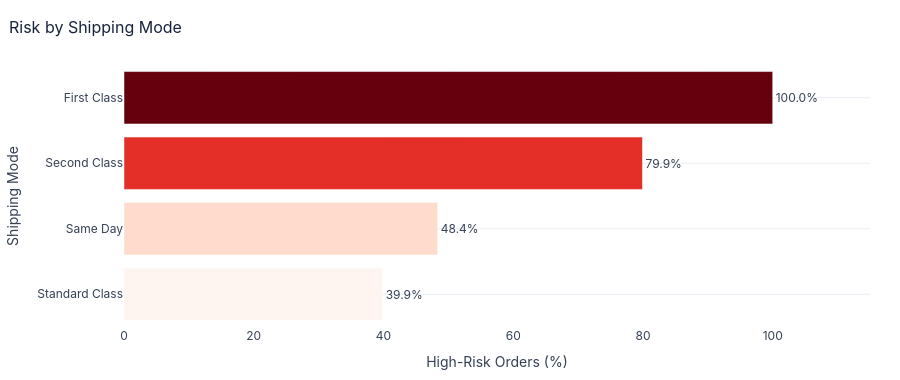

Source (notebook cell):
### Code cell
def risk_by(group_col):
    # High-risk order counts and rates for any grouping column
    t = (df.groupby(group_col)
           .agg(Total_Orders=("Order Id", "nunique"), High_Risk_Orders=("Is_Delayed", "sum"))
           .reset_index())
    t["High Risk Rate"] = t["High_Risk_Orders"] / t["Total_Orders"] * 100
    return t

# Risk by Shipping Mode (horizontal bar)
mode_risk = risk_by("Shipping Mode")
fig = px.bar(mode_risk.sort_values("High Risk Rate"), x="High Risk Rate", y="Shipping Mode", orientation="h",
             color="High Risk Rate", color_continuous_scale="Reds", hover_data=["Total_Orders", "High_Risk_Orders"],
             text="High Risk Rate", title="Risk by Shipping Mode",
             labels={"High Risk Rate": "High-Risk Orders (%)"})
fig.update_traces(texttemplate="%{text:.1f}%", textposition="outside")
fig.update_layout(xaxis_range=[0, 115], coloraxis_showscale=False)
show(fig, 380)

### Figure 1 — Plotly figure (JSON) as saved in the notebook; plotly's stock layout.template omitted (floating-point values rounded to 4 significant figures)
{"data": [{"customdata": [[39324, 15679], [3571, 1727], [12778, 10213], [10079, 10079]], "hovertemplate": "High-Risk Orders (%)=%{marker.color}<br>Shipping Mode=%{y}<br>Total_Orders=%{customdata[0]}<br>High_Risk_Orders=%{customdata[1]}<extra></extra>", "legendgroup": "", "marker": {"color": [39.87, 48.36, 79.93, 100.0], "coloraxis": "coloraxis", "pattern": {"shape": ""}}, "name": "", "orientation": "h", "showlegend": false, "text": [39.87, 48.36, 79.93, 100.0], "textposition": "outside", "texttemplate": "%{text:.1f}%", "type": "bar", "x": [39.87, 48.36, 79.93, 100.0], "xaxis": "x", "y": ["Standard Class", "Same Day", "Second Class", "First Class"], "yaxis": "y"}], "layout": {"barmode": "relative", "coloraxis": {"autocolorscale": false, "colorbar": {"title": {"text": "High-Risk Orders (%)"}}, "colorscale": [[0.0, "rgb(255,245,240)"], [0.125, "rgb(254,224,210)"], [0.25, "rgb(252,187,161)"], [0.375, "rgb(252,146,114)"], [0.5, "rgb(251,106,74)"], [0.625, "rgb(239,59,44)"], [0.75, "rgb(203,24,29)"], [0.875, "rgb(165,15,21)"], [1.0, "rgb(103,0,13)"]], "showscale": false}, "font": {"color": "#344054", "family": "Inter, Arial, sans-serif", "size": 12}, "height": 380, "legend": {"bgcolor": "rgba(255,255,255,0)", "tracegroupgap": 0}, "margin": {"b": 50, "l": 40, "r": 30, "t": 65}, "paper_bgcolor": "#FFFFFF", "plot_bgcolor": "#FFFFFF", "title": {"font": {"color": "#17233B", "size": 16}, "text": "Risk by Shipping Mode", "x": 0.01}, "xaxis": {"anchor": "y", "domain": [0.0, 1.0], "range": [0, 115], "showgrid": false, "title": {"text": "High-Risk Orders (%)"}, "zeroline": false}, "yaxis": {"anchor": "x", "domain": [0.0, 1.0], "gridcolor": "#E9EDF4", "title": {"text": "Shipping Mode"}, "zeroline": false}}}
